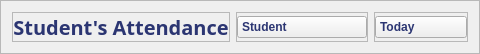
          <widget class="QFrame" name="frame_25">
           <property name="maximumSize">
            <size>
             <width>685</width>
             <height>50</height>
            </size>
           </property>
           <property name="frameShape">
            <enum>QFrame::StyledPanel</enum>
           </property>
           <property name="frameShadow">
            <enum>QFrame::Raised</enum>
           </property>
           <layout class="QGridLayout" name="gridLayout_20">
            <item row="0" column="0">
             <widget class="QFrame" name="frame_27">
              <property name="frameShape">
               <enum>QFrame::StyledPanel</enum>
              </property>
              <property name="frameShadow">
               <enum>QFrame::Raised</enum>
              </property>
              <layout class="QGridLayout" name="gridLayout_21">
               <property name="leftMargin">
                <number>0</number>
               </property>
               <property name="topMargin">
                <number>0</number>
               </property>
               <property name="rightMargin">
                <number>0</number>
               </property>
               <property name="bottomMargin">
                <number>0</number>
               </property>
               <item row="0" column="0">
                <widget class="QLabel" name="main_titile_7">
                 <property name="maximumSize">
                  <size>
                   <width>375</width>
                   <height>45</height>
                  </size>
                 </property>
                 <property name="font">
                  <font>
                   <family>Nunito</family>
                   <pointsize>-1</pointsize>
                   <weight>75</weight>
                   <italic>false</italic>
                   <bold>true</bold>
                  </font>
                 </property>
                 <property name="styleSheet">
                  <string notr="true">color: rgb(43, 53, 114);
font-size: 20px;</string>
                 </property>
                 <property name="text">
                  <string>Student's Attendance</string>
                 </property>
                 <property name="alignment">
                  <set>Qt::AlignCenter</set>
                 </property>
                </widget>
               </item>
              </layout>
             </widget>
            </item>
            <item row="0" column="2">
             <widget class="QFrame" name="frame_29">
              <property name="maximumSize">
               <size>
                <width>132</width>
                <height>16777215</height>
               </size>
              </property>
              <property name="frameShape">
               <enum>QFrame::StyledPanel</enum>
              </property>
              <property name="frameShadow">
               <enum>QFrame::Raised</enum>
              </property>
              <layout class="QGridLayout" name="gridLayout_23">
               <property name="leftMargin">
                <number>0</number>
               </property>
               <property name="topMargin">
                <number>0</number>
               </property>
               <property name="rightMargin">
                <number>0</number>
               </property>
               <property name="bottomMargin">
                <number>0</number>
               </property>
               <item row="0" column="0">
                <widget class="QComboBox" name="comboBox_2">
                 <property name="styleSheet">
                  <string notr="true">QComboBox{
color: #2B3572;
font: 10pt &quot;Nunito&quot;;
font: bold;
}
QComboBox::drop-down 
{
    border: 0px; /* This seems to replace the whole arrow of the combo box */
}

/* Define a new custom arrow icon for the combo box */
QComboBox::down-arrow {
    
	image: url(:/logo/image/caret-down-fill.png);
    width: 20px;
    height: 20px;
}
</string>
                 </property>
                 <item>
                  <property name="text">
                   <string>Today</string>
                  </property>
                 </item>
                 <item>
                  <property name="text">
                   <string>Yesterday</string>
                  </property>
                 </item>
                 <item>
                  <property name="text">
                   <string>This Week</string>
                  </property>
                 </item>
                 <item>
                  <property name="text">
                   <string>This Month</string>
                  </property>
                 </item>
                </widget>
               </item>
              </layout>
             </widget>
            </item>
            <item row="0" column="1">
             <widget class="QFrame" name="frame_28">
              <property name="maximumSize">
               <size>
                <width>132</width>
                <height>16777215</height>
               </size>
              </property>
              <property name="frameShape">
               <enum>QFrame::StyledPanel</enum>
              </property>
              <property name="frameShadow">
               <enum>QFrame::Raised</enum>
              </property>
              <layout class="QGridLayout" name="gridLayout_22">
               <property name="leftMargin">
                <number>0</number>
               </property>
               <property name="topMargin">
                <number>0</number>
               </property>
               <property name="rightMargin">
                <number>0</number>
               </property>
               <property name="bottomMargin">
                <number>0</number>
               </property>
               <item row="0" column="0">
                <widget class="QComboBox" name="comboBox">
                 <property name="maximumSize">
                  <size>
                   <width>132</width>
                   <height>16777215</height>
                  </size>
                 </property>
                 <property name="styleSheet">
                  <string notr="true">QComboBox{
color: #2B3572;
font: 10pt &quot;Nunito&quot;;
font: bold;
}
QComboBox::drop-down 
{
    border: 0px; /* This seems to replace the whole arrow of the combo box */
}

/* Define a new custom arrow icon for the combo box */
QComboBox::down-arrow {
    
	image: url(:/logo/image/caret-down-fill.png);
    width: 20px;
    height: 20px;
}
</string>
                 </property>
                 <item>
                  <property name="text">
                   <string>Student</string>
                  </property>
                 </item>
                 <item>
                  <property name="text">
                   <string>Academic Staff</string>
                  </property>
                 </item>
                 <item>
                  <property name="text">
                   <string>Non-Teaching Staff</string>
                  </property>
                 </item>
                </widget>
               </item>
              </layout>
             </widget>
            </item>
           </layout>
          </widget>
